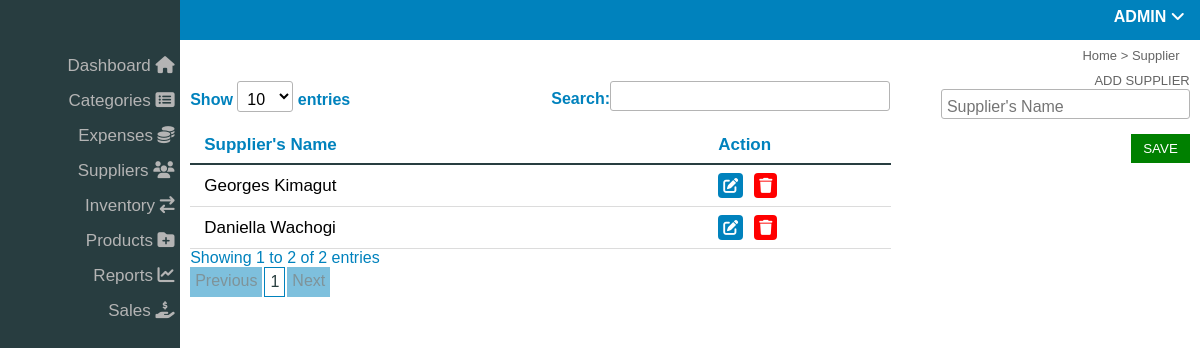
Before: /index.php?link=supplier (signed in) with the older database file.
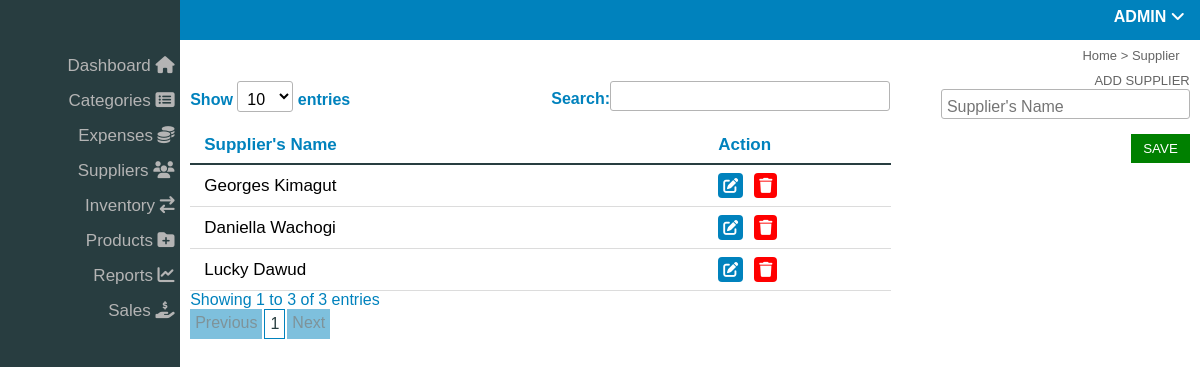
After: the same page with the newer database file.
### tables this page shows
CREATE TABLE `supplier` (
  `id` int(200) NOT NULL,
  `supplier` varchar(200) NOT NULL
);

### includes/supplier.php (the view, shortened to what this page needs)
<p class="page-title">Home > Supplier</p>
<div class="page-panel">
<div class="home-page">
    <div class="table-side">
        <table id="tbl"cellspacing="0">
            <thead>
                <tr>
                    <th>Supplier's Name</th>
                    <th>Action</th>
                </tr>
            </thead>
            <tbody>
            <?php $result=$conn->query("select * from supplier");
                    while($rows=mysqli_fetch_assoc($result)){?>
                        <tr>
                            <td><?php echo $rows['supplier'];?></td>
                            <td>
                            <i class="fa fa-edit"></i>
                        <i class="fa fa-trash"></i>
                            </td>
                        </tr>
                        <?php }
                ?>
            </tbody>
        </table>
    </div>
    <div class="add-side">
        <span class="page-title">ADD SUPPLIER</span>
        <form action=""id="frm-sup">
            <input type="text" autocomplete="off" placeholder="Supplier's Name"name="name" id="txt-sup"required>
            <button>SAVE</button>
        </form>
    </div>
</div>
</div>
<?php include('footer.php');?>

Changed rows visible on the page:
added supplier: supplier "Lucky Dawud"
Other visible differences:
text written by a page script: "Show entries Search: Showing 1 to 2 of 2 entries Previous 1 Next" → "Show entries Search: Showing 1 to 3 of 3 entries Previous 1 Next"
